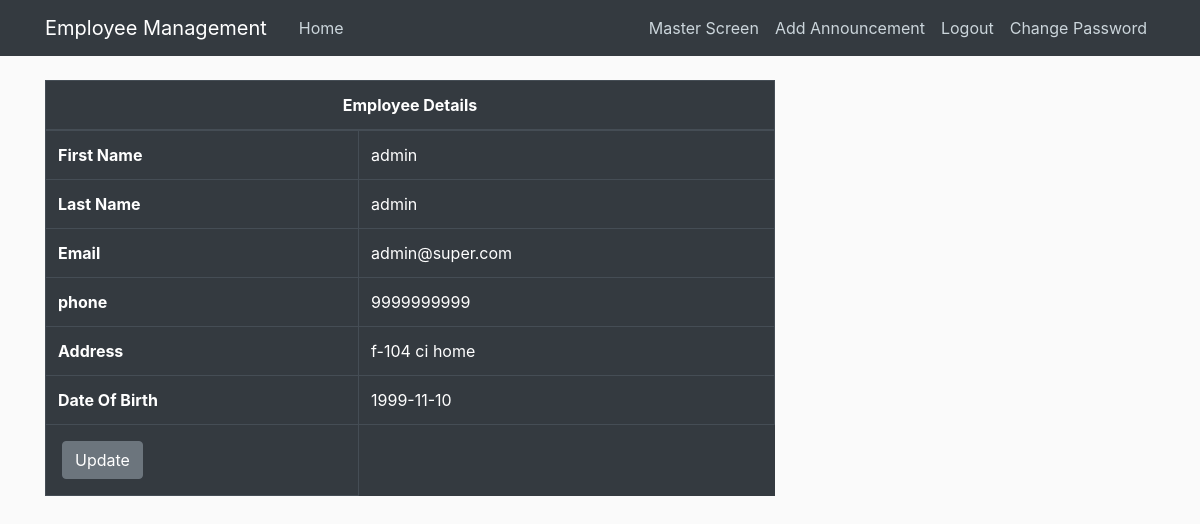
Screenshot of /details (signed in) with the database file from the repository.
### employeemanagement/models.py (models this page shows, shortened)
class Employee(db.Model, UserMixin):
    id = db.Column(db.Integer, primary_key=True)
    FirstName = db.Column(db.String(20), nullable=False)
    LastName = db.Column(db.String(20), nullable=False)
    email = db.Column(db.String(120), unique=True, nullable=False)
    phone = db.Column(db.Integer, nullable=False)
    dob = db.Column(db.Date, nullable=False)
    address = db.Column(db.Text, nullable=False)
    isAdmin = db.Column(db.Boolean, nullable=False, default=False)
    password = db.Column(db.String(60), nullable=False)

### employeemanagement/routes.py (the view)
@app.route("/details")
@login_required
def details():
    return render_template('details.html')

### employeemanagement/models.py (called while the page is built)
@login_manager.user_loader
def load_user(user_id):
    return Employee.query.get(int(user_id))

### employeemanagement/templates/details.html
{% extends "layout.html" %}
{% block content %}
   <table class="table table-bordered table-dark table-hover ">
      <thead>
        <tr>
            <th  colspan = "2" style="text-align: center" > Employee Details </th>
        </tr>
      </thead>
      <tbody>
        <tr>
          <th>First Name</th>
          <td> {{ current_user.FirstName }} </td>
        </tr>
        <tr>
          <th>Last Name</th>
          <td>{{ current_user.LastName }}</td>
        </tr>
        <tr>
          <th>Email</th>
          <td> {{current_user.email}}  </td>
        </tr>
        <tr>
          <th> phone </th>
          <td>  {{current_user.phone }} </td>
        </tr>
        <tr>
          <th> Address </th>
          <td>  {{ current_user.address }} </td>
        </tr>
        <tr>
          <th> Date Of Birth </th>
          <td>  {{current_user.dob.strftime('%Y-%m-%d') }} </td>
        </tr>
        <tr>
          <td>  <a class="btn btn-secondary btn-small m-1" href="{{ url_for ('update_employee',employee_id= current_user.id) }}" > Update </a> </td>
        </tr>
      </tbody>
   </table>
{% endblock content %}

### employeemanagement/static/main.css (style rules this page uses)
body { background: #fafafa; color: #333333; margin-top: 5rem; }

### rows the page displays
Employee: FirstName "admin", LastName "admin", email "admin@super.com", phone "9999999999", address "f-104 ci home", dob "1999-11-10"
